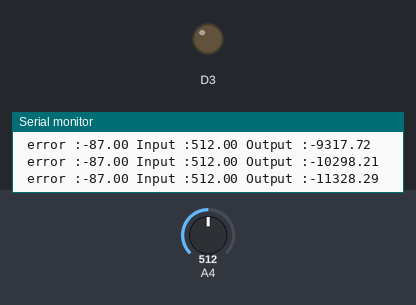
Simulated run of this sketch. Board: Arduino Zero (SAMD21). On the bench: output pins drawn as LEDs (lit = HIGH), the last lines printed to the serial monitor. Inputs (shaded band) come from the test bench; at power-on: A4 = 512 (analog values on the 0–1023 scale).

Above: at 1.2 s.
1.3 s: A4 set to 347
4.3 s: A4 set to 333
At 5.1 s:
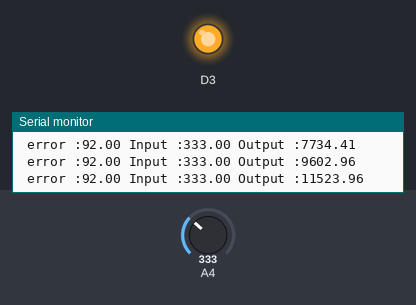
6.2 s: A4 set to 683
9.2 s: A4 set to 707
Timing chart, 0 to 11.7 s (numbered marks = the images above; inputs shaded):
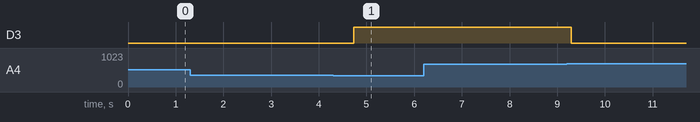

The sketch:

PID.ino
```cpp
unsigned long lastTime=0;
double Input, Output;
double Setpoint=425;

double lastErr;
double kp=0.01;
double ki=0.01;
double kd=0.01;

void setup() {
  // put your setup code here, to run once:
  Serial.begin(9600);
  analogReadResolution(10);
}

void loop() {
  double errSum;
  // put your main code here, to run repeatedly:
  /*How long since we last calculated*/
  long adcAverage = 0;
  int aveLength=500;
  for(int k=0;k<aveLength;k++){
    Input = analogRead(A4);
    adcAverage+=Input;
  }
  Input = (float)adcAverage/(float)aveLength;

   unsigned long now = millis();
   double timeChange = (double)(now - lastTime);
   /*Compute all the working error variables*/
   double error = Setpoint - Input;
   errSum += (error*timeChange);
   double dErr = (error - lastErr) / timeChange;

   /*Compute PID Output*/
   Output += kp * error + ki * errSum + kd * dErr;

   /*Remember some variables for next time*/
   lastErr = error;
   lastTime = now;

   analogWrite(3,Output);
//Output=1;
//Input=0;
   Serial.print(" error :");
   Serial.print(error);
   Serial.print(" Input :");
   Serial.print(Input);
   Serial.print(" Output :");
   Serial.println(Output);
   //delay(100);
}
```

Measured:
- the behaviour switches between 334 and 333 on A4 (found by bisection; images 0 and 1)
